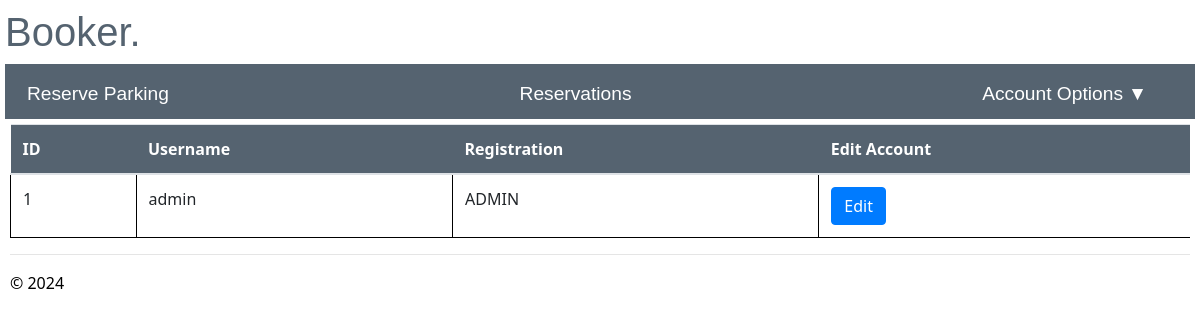
Page /manage_account (signed in) on the earlier database version.
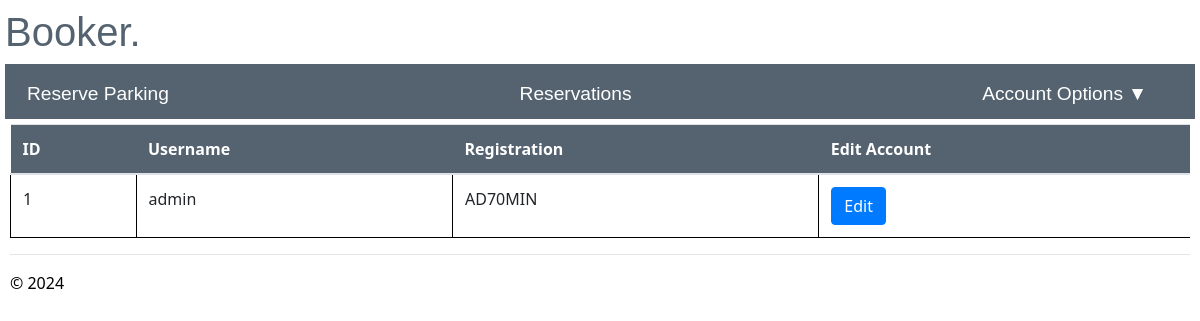
Same page on the later database version.
### app/models/models.py (models this page shows)
class User(db.Model, UserMixin):
    id = db.Column(db.Integer, primary_key=True, nullable=False)
    username = db.Column(db.String(20), nullable=False, unique=True)
    registration = db.Column(db.String(9), nullable=False, unique=True)
    password = db.Column(db.String(255), nullable=False)
    role = db.Column(db.String(5), nullable=False, default='user')
    authorised =db.Column(db.String(1), nullable=False, default='N')
    failed_login_attempts = db.Column(db.Integer,nullable=False, default=0)
    reservation = db.relationship('reserve', backref='user')

### app/user/routes.py (the view)
@bp.route("/manage_account", methods=['GET', 'POST'])
@login_required
@check_authorisation
def manage_account():
    try:
        account = User.query.filter_by(username=current_user.username).all()
        current_app.logger.info('Username: %s accessed manage_account', current_user.username)
        return render_template('manage_account.html', account=account)
    except Exception as e:
                flash("There has been an error loading manage accounts ")
                current_app.logger.warning('Username: %s had a failure loading manage accounts', current_user.username)
                return redirect(url_for('user.reserve_parking'))

### app/__init__.py (called while the page is built)
def create_app():
    app = Flask(__name__)
    env_config = os.getenv("PROD_APP_SETTINGS", "config.Config")
    app.config.from_object(env_config)
    db.init_app(app)
    login_manager.init_app(app)
    app.logger.setLevel(logging.INFO)
    handler = RotatingFileHandler('app.log', maxBytes=10240, backupCount=10)
    handler.setLevel(logging.INFO)
    formatter = logging.Formatter('%(asctime)s - %(levelname)s - %(message)s', datefmt='%Y-%m-%d %H:%M:%S')
    handler.setFormatter(formatter)
    app.logger.addHandler(handler)
    from app.main import bp as main_bp
    app.register_blueprint(main_bp)
    from app.user import bp as user_bp
    app.register_blueprint(user_bp)
    from app.admin import bp as admin_bp
    app.register_blueprint(admin_bp)
    @login_manager.user_loader
    def load_user(user_id):
        return User.query.get(int(user_id))
    return app

### app/user/routes.py (called while the page is built)
@bp.before_app_request
def make_session_permanent():
    session.permanent = True
    current_app.permanent_session_lifetime = timedelta(seconds=60)

### app/user/templates/manage_account.html (shortened to what this page needs)
{% extends "layout.html" %}
{% block content %}
<table class='manage_account'>
  <table class="table table-hover">
    <thead class="tables">
      <th>ID</th>
      <th>Username</th>
      <th>Registration</th>
      <th>Edit Account</th>
    </thead>
    <tbody>
        {% for account in account %}
          <tr>
            <td>{{account.id}}</td>
            <td>{{account.username}}</td>
            <td>{{account.registration}}</td>
            <div class="edit_button">
                <td><a href='{{url_for("user.edit_account", id=account.id)}}' class='btn btn-primary'>Edit</a></td>
              </div>
          </tr>
      {%endfor%}
      </tbody>
  </table>
{% endblock %}

Differences in the rows shown:
changed User "admin": registration "ADMIN" → "AD70MIN"
